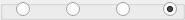
    <widget class="QGroupBox" name="std_29">
     <property name="geometry">
      <rect>
       <x>120</x>
       <y>626</y>
       <width>185</width>
       <height>20</height>
      </rect>
     </property>
     <property name="title">
      <string/>
     </property>
     <widget class="QRadioButton" name="rad_29_1">
      <property name="geometry">
       <rect>
        <x>16</x>
        <y>2</y>
        <width>15</width>
        <height>15</height>
       </rect>
      </property>
      <property name="text">
       <string/>
      </property>
     </widget>
     <widget class="QRadioButton" name="rad_29_2">
      <property name="geometry">
       <rect>
        <x>66</x>
        <y>2</y>
        <width>15</width>
        <height>15</height>
       </rect>
      </property>
      <property name="text">
       <string/>
      </property>
     </widget>
     <widget class="QRadioButton" name="rad_29_6">
      <property name="geometry">
       <rect>
        <x>116</x>
        <y>2</y>
        <width>15</width>
        <height>15</height>
       </rect>
      </property>
      <property name="text">
       <string/>
      </property>
     </widget>
     <widget class="QRadioButton" name="rad_29_7">
      <property name="geometry">
       <rect>
        <x>163</x>
        <y>2</y>
        <width>15</width>
        <height>15</height>
       </rect>
      </property>
      <property name="text">
       <string/>
      </property>
      <property name="checked">
       <bool>true</bool>
      </property>
     </widget>
    </widget>
